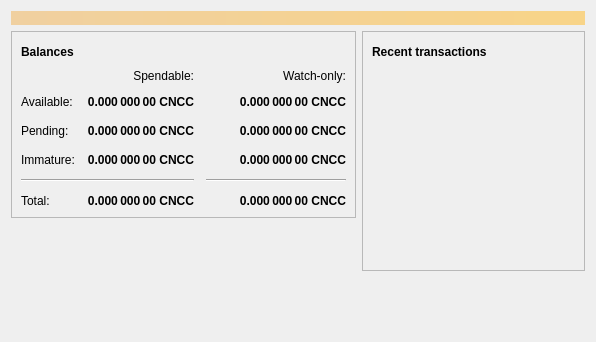
<?xml version="1.0" encoding="UTF-8"?>
<ui version="4.0">
 <class>OverviewPage</class>
 <widget class="QWidget" name="OverviewPage">
  <property name="geometry">
   <rect>
    <x>0</x>
    <y>0</y>
    <width>596</width>
    <height>342</height>
   </rect>
  </property>
  <property name="windowTitle">
   <string>Form</string>
  </property>
  <layout class="QVBoxLayout" name="topLayout">
   <item>
    <widget class="QLabel" name="labelAlerts">
     <property name="visible">
      <bool>false</bool>
     </property>
     <property name="styleSheet">
      <string notr="true">QLabel { background-color: qlineargradient(x1: 0, y1: 0, x2: 1, y2: 0, stop:0 #F0D0A0, stop:1 #F8D488); color:#000000; }</string>
     </property>
     <property name="wordWrap">
      <bool>true</bool>
     </property>
     <property name="margin">
      <number>3</number>
     </property>
     <property name="textInteractionFlags">
      <set>Qt::TextSelectableByMouse</set>
     </property>
    </widget>
   </item>
   <item>
    <layout class="QHBoxLayout" name="horizontalLayout" stretch="1,1">
     <item>
      <layout class="QVBoxLayout" name="verticalLayout_2">
       <item>
        <widget class="QFrame" name="frame">
         <property name="frameShape">
          <enum>QFrame::StyledPanel</enum>
         </property>
         <property name="frameShadow">
          <enum>QFrame::Raised</enum>
         </property>
         <layout class="QVBoxLayout" name="verticalLayout_4">
          <item>
           <layout class="QHBoxLayout" name="horizontalLayout_4">
            <item>
             <widget class="QLabel" name="label_5">
              <property name="font">
               <font>
                <weight>75</weight>
                <bold>true</bold>
               </font>
              </property>
              <property name="text">
               <string>Balances</string>
              </property>
             </widget>
            </item>
            <item>
             <widget class="QPushButton" name="labelWalletStatus">
              <property name="enabled">
               <bool>true</bool>
              </property>
              <property name="maximumSize">
               <size>
                <width>30</width>
                <height>16777215</height>
               </size>
              </property>
              <property name="toolTip">
               <string>The displayed information may be out of date. Your wallet automatically synchronizes with the CNCCoin network after a connection is established, but this process has not completed yet.</string>
              </property>
              <property name="text">
               <string/>
              </property>
              <property name="icon">
               <iconset resource="../bitcoin.qrc">
                <normaloff>:/icons/warning</normaloff>
                <disabledoff>:/icons/warning</disabledoff>:/icons/warning</iconset>
              </property>
              <property name="iconSize">
               <size>
                <width>24</width>
                <height>24</height>
               </size>
              </property>
              <property name="flat">
               <bool>true</bool>
              </property>
             </widget>
            </item>
            <item>
             <spacer name="horizontalSpacer_3">
              <property name="orientation">
               <enum>Qt::Horizontal</enum>
              </property>
              <property name="sizeHint" stdset="0">
               <size>
                <width>40</width>
                <height>20</height>
               </size>
              </property>
             </spacer>
            </item>
           </layout>
          </item>
          <item>
           <layout class="QGridLayout" name="gridLayout">
            <property name="spacing">
             <number>12</number>
            </property>
            <item row="2" column="2">
             <widget class="QLabel" name="labelWatchPending">
              <property name="font">
               <font>
                <weight>75</weight>
                <bold>true</bold>
               </font>
              </property>
              <property name="cursor">
               <cursorShape>IBeamCursor</cursorShape>
              </property>
              <property name="toolTip">
               <string>Unconfirmed transactions to watch-only addresses</string>
              </property>
              <property name="text">
               <string notr="true">0.000 000 00 CNCC</string>
              </property>
              <property name="alignment">
               <set>Qt::AlignRight|Qt::AlignTrailing|Qt::AlignVCenter</set>
              </property>
              <property name="textInteractionFlags">
               <set>Qt::LinksAccessibleByMouse|Qt::TextSelectableByKeyboard|Qt::TextSelectableByMouse</set>
              </property>
             </widget>
            </item>
            <item row="2" column="1">
             <widget class="QLabel" name="labelUnconfirmed">
              <property name="font">
               <font>
                <weight>75</weight>
                <bold>true</bold>
               </font>
              </property>
              <property name="cursor">
               <cursorShape>IBeamCursor</cursorShape>
              </property>
              <property name="toolTip">
               <string>Total of transactions that have yet to be confirmed, and do not yet count toward the spendable balance</string>
              </property>
              <property name="text">
               <string notr="true">0.000 000 00 CNCC</string>
              </property>
              <property name="alignment">
               <set>Qt::AlignRight|Qt::AlignTrailing|Qt::AlignVCenter</set>
              </property>
              <property name="textInteractionFlags">
               <set>Qt::LinksAccessibleByMouse|Qt::TextSelectableByKeyboard|Qt::TextSelectableByMouse</set>
              </property>
             </widget>
            </item>
            <item row="3" column="2">
             <widget class="QLabel" name="labelWatchImmature">
              <property name="font">
               <font>
                <weight>75</weight>
                <bold>true</bold>
               </font>
              </property>
              <property name="cursor">
               <cursorShape>IBeamCursor</cursorShape>
              </property>
              <property name="toolTip">
               <string>Mined balance in watch-only addresses that has not yet matured</string>
              </property>
              <property name="text">
               <string notr="true">0.000 000 00 CNCC</string>
              </property>
              <property name="alignment">
               <set>Qt::AlignRight|Qt::AlignTrailing|Qt::AlignVCenter</set>
              </property>
              <property name="textInteractionFlags">
               <set>Qt::LinksAccessibleByMouse|Qt::TextSelectableByKeyboard|Qt::TextSelectableByMouse</set>
              </property>
             </widget>
            </item>
            <item row="4" column="0" colspan="2">
             <widget class="Line" name="line">
              <property name="orientation">
               <enum>Qt::Horizontal</enum>
              </property>
             </widget>
            </item>
            <item row="4" column="2">
             <widget class="Line" name="lineWatchBalance">
              <property name="sizePolicy">
               <sizepolicy hsizetype="Preferred" vsizetype="Fixed">
                <horstretch>0</horstretch>
                <verstretch>0</verstretch>
               </sizepolicy>
              </property>
              <property name="minimumSize">
               <size>
                <width>140</width>
                <height>0</height>
               </size>
              </property>
              <property name="orientation">
               <enum>Qt::Horizontal</enum>
              </property>
             </widget>
            </item>
            <item row="5" column="0">
             <widget class="QLabel" name="labelTotalText">
              <property name="text">
               <string>Total:</string>
              </property>
             </widget>
            </item>
            <item row="3" column="1">
             <widget class="QLabel" name="labelImmature">
              <property name="font">
               <font>
                <weight>75</weight>
                <bold>true</bold>
               </font>
              </property>
              <property name="cursor">
               <cursorShape>IBeamCursor</cursorShape>
              </property>
              <property name="toolTip">
               <string>Mined balance that has not yet matured</string>
              </property>
              <property name="text">
               <string notr="true">0.000 000 00 CNCC</string>
              </property>
              <property name="alignment">
               <set>Qt::AlignRight|Qt::AlignTrailing|Qt::AlignVCenter</set>
              </property>
              <property name="textInteractionFlags">
               <set>Qt::LinksAccessibleByMouse|Qt::TextSelectableByKeyboard|Qt::TextSelectableByMouse</set>
              </property>
             </widget>
            </item>
            <item row="2" column="3">
             <spacer name="horizontalSpacer_2">
              <property name="orientation">
               <enum>Qt::Horizontal</enum>
              </property>
              <property name="sizeHint" stdset="0">
               <size>
                <width>40</width>
                <height>20</height>
               </size>
              </property>
             </spacer>
            </item>
            <item row="3" column="0">
             <widget class="QLabel" name="labelImmatureText">
              <property name="text">
               <string>Immature:</string>
              </property>
             </widget>
            </item>
            <item row="5" column="1">
             <widget class="QLabel" name="labelTotal">
              <property name="font">
               <font>
                <weight>75</weight>
                <bold>true</bold>
               </font>
              </property>
              <property name="cursor">
               <cursorShape>IBeamCursor</cursorShape>
              </property>
              <property name="toolTip">
               <string>Your current total balance</string>
              </property>
              <property name="text">
               <string notr="true">0.000 000 00 CNCC</string>
              </property>
              <property name="alignment">
               <set>Qt::AlignRight|Qt::AlignTrailing|Qt::AlignVCenter</set>
              </property>
              <property name="textInteractionFlags">
               <set>Qt::LinksAccessibleByMouse|Qt::TextSelectableByKeyboard|Qt::TextSelectableByMouse</set>
              </property>
             </widget>
            </item>
            <item row="5" column="2">
             <widget class="QLabel" name="labelWatchTotal">
              <property name="font">
               <font>
                <weight>75</weight>
                <bold>true</bold>
               </font>
              </property>
              <property name="cursor">
               <cursorShape>IBeamCursor</cursorShape>
              </property>
              <property name="toolTip">
               <string>Current total balance in watch-only addresses</string>
              </property>
              <property name="text">
               <string notr="true">0.000 000 00 CNCC</string>
              </property>
              <property name="alignment">
               <set>Qt::AlignRight|Qt::AlignTrailing|Qt::AlignVCenter</set>
              </property>
              <property name="textInteractionFlags">
               <set>Qt::LinksAccessibleByMouse|Qt::TextSelectableByKeyboard|Qt::TextSelectableByMouse</set>
              </property>
             </widget>
            </item>
            <item row="0" column="2">
             <widget class="QLabel" name="labelWatchonly">
              <property name="text">
               <string>Watch-only:</string>
              </property>
              <property name="alignment">
               <set>Qt::AlignRight|Qt::AlignTrailing|Qt::AlignVCenter</set>
              </property>
             </widget>
            </item>
            <item row="1" column="0">
             <widget class="QLabel" name="labelBalanceText">
              <property name="text">
               <string>Available:</string>
              </property>
             </widget>
            </item>
            <item row="1" column="1">
             <widget class="QLabel" name="labelBalance">
              <property name="font">
               <font>
                <weight>75</weight>
                <bold>true</bold>
               </font>
              </property>
              <property name="cursor">
               <cursorShape>IBeamCursor</cursorShape>
              </property>
              <property name="toolTip">
               <string>Your current spendable balance</string>
              </property>
              <property name="text">
               <string notr="true">0.000 000 00 CNCC</string>
              </property>
              <property name="alignment">
               <set>Qt::AlignRight|Qt::AlignTrailing|Qt::AlignVCenter</set>
              </property>
              <property name="textInteractionFlags">
               <set>Qt::LinksAccessibleByMouse|Qt::TextSelectableByKeyboard|Qt::TextSelectableByMouse</set>
              </property>
             </widget>
            </item>
            <item row="1" column="2">
             <widget class="QLabel" name="labelWatchAvailable">
              <property name="font">
               <font>
                <weight>75</weight>
                <bold>true</bold>
               </font>
              </property>
              <property name="cursor">
               <cursorShape>IBeamCursor</cursorShape>
              </property>
              <property name="toolTip">
               <string>Your current balance in watch-only addresses</string>
              </property>
              <property name="text">
               <string notr="true">0.000 000 00 CNCC</string>
              </property>
              <property name="alignment">
               <set>Qt::AlignRight|Qt::AlignTrailing|Qt::AlignVCenter</set>
              </property>
              <property name="textInteractionFlags">
               <set>Qt::LinksAccessibleByMouse|Qt::TextSelectableByKeyboard|Qt::TextSelectableByMouse</set>
              </property>
             </widget>
            </item>
            <item row="2" column="0">
             <widget class="QLabel" name="labelPendingText">
              <property name="text">
               <string>Pending:</string>
              </property>
             </widget>
            </item>
            <item row="0" column="1">
             <widget class="QLabel" name="labelSpendable">
              <property name="text">
               <string>Spendable:</string>
              </property>
              <property name="alignment">
               <set>Qt::AlignRight|Qt::AlignTrailing|Qt::AlignVCenter</set>
              </property>
             </widget>
            </item>
           </layout>
          </item>
         </layout>
        </widget>
       </item>
       <item>
        <spacer name="verticalSpacer">
         <property name="orientation">
          <enum>Qt::Vertical</enum>
         </property>
         <property name="sizeHint" stdset="0">
          <size>
           <width>20</width>
           <height>40</height>
          </size>
         </property>
        </spacer>
       </item>
      </layout>
     </item>
     <item>
      <layout class="QVBoxLayout" name="verticalLayout_3">
       <item>
        <widget class="QFrame" name="frame_2">
         <property name="frameShape">
          <enum>QFrame::StyledPanel</enum>
         </property>
         <property name="frameShadow">
          <enum>QFrame::Raised</enum>
         </property>
         <layout class="QVBoxLayout" name="verticalLayout">
          <item>
           <layout class="QHBoxLayout" name="horizontalLayout_2">
            <item>
             <widget class="QLabel" name="label_4">
              <property name="font">
               <font>
                <weight>75</weight>
                <bold>true</bold>
               </font>
              </property>
              <property name="text">
               <string>Recent transactions</string>
              </property>
             </widget>
            </item>
            <item>
             <widget class="QPushButton" name="labelTransactionsStatus">
              <property name="enabled">
               <bool>true</bool>
              </property>
              <property name="maximumSize">
               <size>
                <width>30</width>
                <height>16777215</height>
               </size>
              </property>
              <property name="toolTip">
               <string>The displayed information may be out of date. Your wallet automatically synchronizes with the CNCCoin network after a connection is established, but this process has not completed yet.</string>
              </property>
              <property name="text">
               <string/>
              </property>
              <property name="icon">
               <iconset resource="../bitcoin.qrc">
                <normaloff>:/icons/warning</normaloff>
                <disabledoff>:/icons/warning</disabledoff>:/icons/warning</iconset>
              </property>
              <property name="iconSize">
               <size>
                <width>24</width>
                <height>24</height>
               </size>
              </property>
              <property name="flat">
               <bool>true</bool>
              </property>
             </widget>
            </item>
            <item>
             <spacer name="horizontalSpacer">
              <property name="orientation">
               <enum>Qt::Horizontal</enum>
              </property>
              <property name="sizeHint" stdset="0">
               <size>
                <width>40</width>
                <height>20</height>
               </size>
              </property>
             </spacer>
            </item>
           </layout>
          </item>
          <item>
           <widget class="QListView" name="listTransactions">
            <property name="styleSheet">
             <string notr="true">QListView { background: transparent; }</string>
            </property>
            <property name="frameShape">
             <enum>QFrame::NoFrame</enum>
            </property>
            <property name="verticalScrollBarPolicy">
             <enum>Qt::ScrollBarAlwaysOff</enum>
            </property>
            <property name="horizontalScrollBarPolicy">
             <enum>Qt::ScrollBarAlwaysOff</enum>
            </property>
            <property name="selectionMode">
             <enum>QAbstractItemView::NoSelection</enum>
            </property>
           </widget>
          </item>
         </layout>
        </widget>
       </item>
       <item>
        <spacer name="verticalSpacer_2">
         <property name="orientation">
          <enum>Qt::Vertical</enum>
         </property>
         <property name="sizeHint" stdset="0">
          <size>
           <width>20</width>
           <height>40</height>
          </size>
         </property>
        </spacer>
       </item>
      </layout>
     </item>
    </layout>
   </item>
  </layout>
 </widget>
 <resources/>
 <connections/>
</ui>
